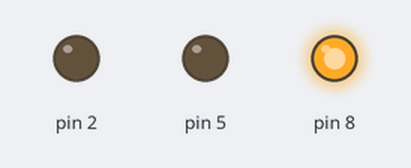
A sketch run on a simulated Arduino Uno, built with avr-gcc and run on an emulated ATmega328P. Shown: output pins drawn as LEDs (lit = HIGH).

Above: at 2.2 s.
At 6.0 s:
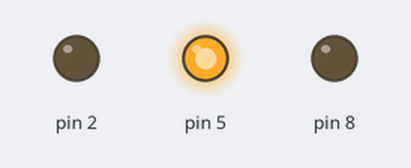
At 11.2 s:
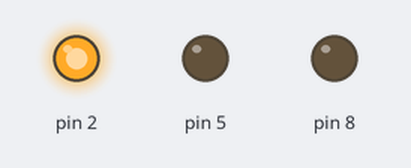
Timing chart, 0 to 19.5 s (numbered marks = the images above):
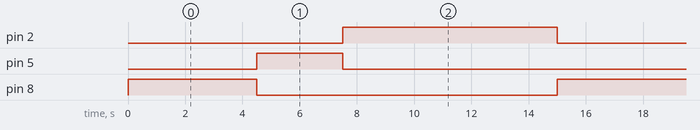

The sketch:

1_-_Sem_foro.ino
```cpp
// Vídeo Disponível Em : https://youtu.be/KoGwIgPdZPA

void setup()
{
  pinMode(2, OUTPUT);
  pinMode(5, OUTPUT);
  pinMode(8, OUTPUT);
}

void loop()
{
  digitalWrite(8, HIGH);
  delay(4500);
  digitalWrite(8, LOW);

  digitalWrite(5, HIGH);
  delay(3000);
  digitalWrite(5, LOW);


  digitalWrite(2, HIGH);
  delay(7500);
  digitalWrite(2, LOW);
}
```

Measured:
- by itself, pin 2: alternates HIGH for 7.5 s and LOW for 7.5 s
- by itself, pin 5: alternates HIGH for 3.0 s and LOW for 12.0 s
- by itself, pin 8: alternates HIGH for 4.5 s and LOW for 10.5 s
